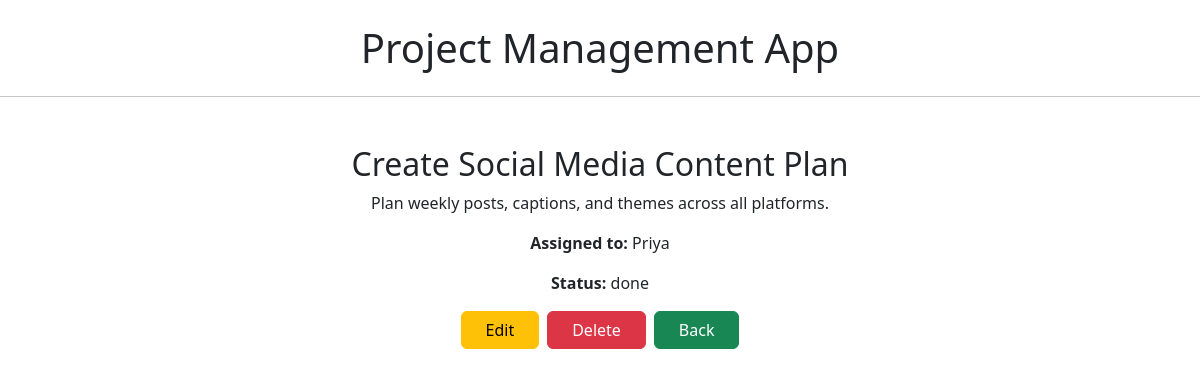
/tasks/1/, run on the app's committed database.
### projects/models.py (models this page shows, shortened)
class Task(models.Model):
    STATUS_CHOICES = [
        ('pending', 'Pending'),
        ('progress', 'In Progress'),
        ('done', 'Done'),
    ]
    title = models.CharField(max_length=200)
    description = models.TextField()
    project = models.ForeignKey(Project, on_delete=models.CASCADE, related_name='tasks')
    assigned_to = models.CharField()
    due_date = models.DateField()
    status = models.CharField(max_length=20, choices=STATUS_CHOICES)

### projects/views.py (the view)
# urls.py: path('tasks/<int:pk>/', views.task_detail, name='task_detail'),
def task_detail(request, pk):
    task = get_object_or_404(Task, pk=pk)
    return render(request, 'projects/task_detail.html', {'task':task})

### templates/projects/task_detail.html
{% extends 'base.html' %}
{% block content %}
<div class="text-center">
    <h2>{{ task.title }}</h2>
    <p>{{ task.description }}</p>
    <p><strong>Assigned to:</strong> {{ task.assigned_to }}</p>
    <p><strong>Status:</strong> {{ task.status }}</p>
    <div class="d-flex justify-content-center gap-2 mt-3">
        <a href="{% url 'task_update' task.pk %}" class="btn btn-warning px-4">Edit</a>
        <a href="{% url 'task_delete' task.pk %}" class="btn btn-danger px-4">Delete</a>
        <a href="{% url 'project_detail' task.project.pk %}" class="btn btn-success px-4">Back</a>
    </div>
</div>
{% endblock %}

### data on the page
Task: title "Create Social Media Content Plan", description "Plan weekly posts, captions, and themes across all platforms.", assigned_to "Priya", status "done"
